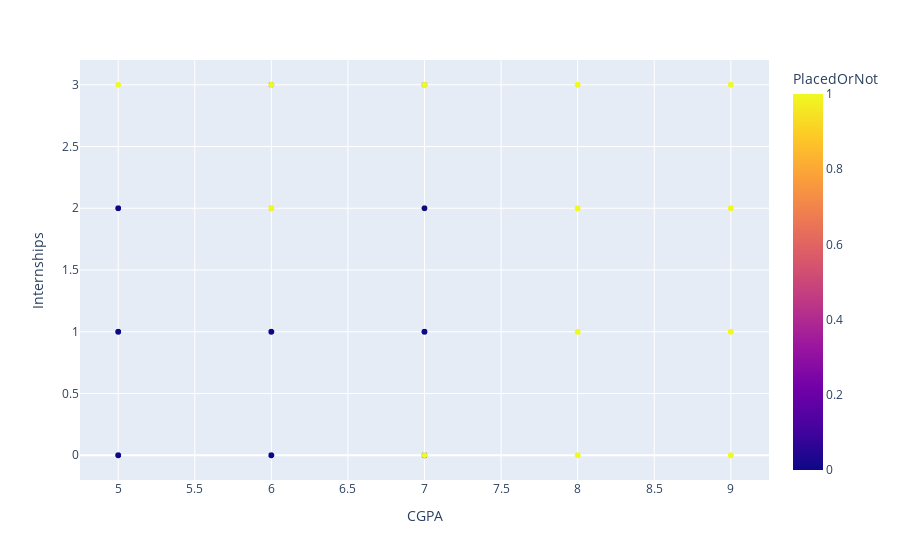

The notebook cell saved with this chart:
### Markdown cell above
## _`EDA` Exploratory Data Analysis_

### Code cell
# Plotting  the graph so that we can visualize the output with respect to major features  
figure = px.scatter(dataframe, x="CGPA", y="Internships", color="PlacedOrNot",  hover_data=['CGPA'])
figure.show()

### Figure 1 — Plotly figure (JSON) as saved in the notebook; plotly's stock layout.template omitted (floating-point values rounded to 4 significant figures; data arrays with more than 128 entries replaced by an {"elided": "..."} marker saying what was removed)
{"data": [{"hovertemplate": "CGPA=%{x}<br>Internships=%{y}<br>PlacedOrNot=%{marker.color}<extra></extra>", "legendgroup": "", "marker": {"color": {"elided": "1137 int values"}, "coloraxis": "coloraxis", "symbol": "circle"}, "mode": "markers", "name": "", "showlegend": false, "type": "scattergl", "x": {"elided": "1137 int values"}, "xaxis": "x", "y": {"elided": "1137 int values"}, "yaxis": "y"}], "layout": {"coloraxis": {"colorbar": {"title": {"text": "PlacedOrNot"}}, "colorscale": [[0, "#0d0887"], [0.1111, "#46039f"], [0.2222, "#7201a8"], [0.3333, "#9c179e"], [0.4444, "#bd3786"], [0.5556, "#d8576b"], [0.6667, "#ed7953"], [0.7778, "#fb9f3a"], [0.8889, "#fdca26"], [1, "#f0f921"]]}, "legend": {"tracegroupgap": 0}, "margin": {"t": 60}, "xaxis": {"anchor": "y", "domain": [0, 1], "title": {"text": "CGPA"}}, "yaxis": {"anchor": "x", "domain": [0, 1], "title": {"text": "Internships"}}}}
